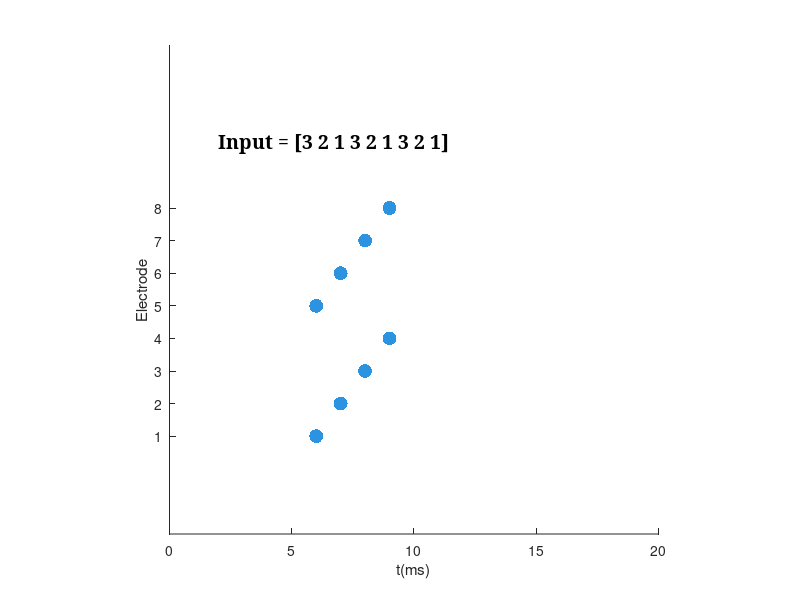

The MATLAB source for this figure:


a = [1 2 3 4 1 2 3 4] +5;
y = 1:8 ;

cl = [44 147 225]/255 ;
scatter(a,y,100,cl,'filled')
set(gca,'XLim',[0 20]);
set(gca,'YLim',[-2 13]);
set(gca,'YTick',1:1:8)
xlabel('t(ms)');
ylabel('Electrode');
text(2,10,'Input = [3 2 1 3 2 1 3 2 1]','FontName','Cambria','FontWeight','bold','FontSize',14)
axis('square')
set(gcf,'Color',[1 1 1]);